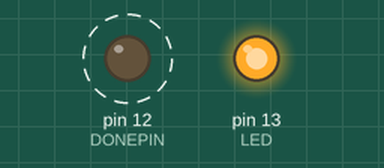
Recording of a sketch running on a simulated Arduino Uno, built with avr-gcc and run on an emulated ATmega328P. Shown: output pins drawn as LEDs (lit = HIGH). Dashed ring = blinking. What the sketch prints to the serial monitor is not drawn.

Above: at 0.5 s.
Timing chart, 0 to 3.0 s (numbered marks = the images above):
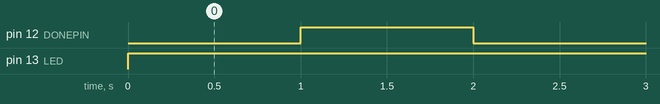

Measured:
- by itself, pin 12 (DONEPIN): alternates HIGH for 1.0 s and LOW for 1.0 s
- by itself, pin 13 (LED): LOW → HIGH at 0.00 s

The sketch:

5111sleepTest.ino
```cpp
#include <Adafruit_SleepyDog.h>
#define DONEPIN  12
#define LED 13

void setup()
{
  pinMode(DONEPIN, OUTPUT);
  digitalWrite(DONEPIN, LOW);
  Serial.begin(115200);
  Serial.println("Light up!");
  pinMode(LED, OUTPUT);
}

void loop()
{
  // toggle DONE so TPL knows to cut power!
  digitalWrite(LED, HIGH);
  digitalWrite(DONEPIN, LOW);
  delay(1000);
  digitalWrite(DONEPIN, HIGH);
  delay(1000);

  Serial.println("Awake!");
}
```
